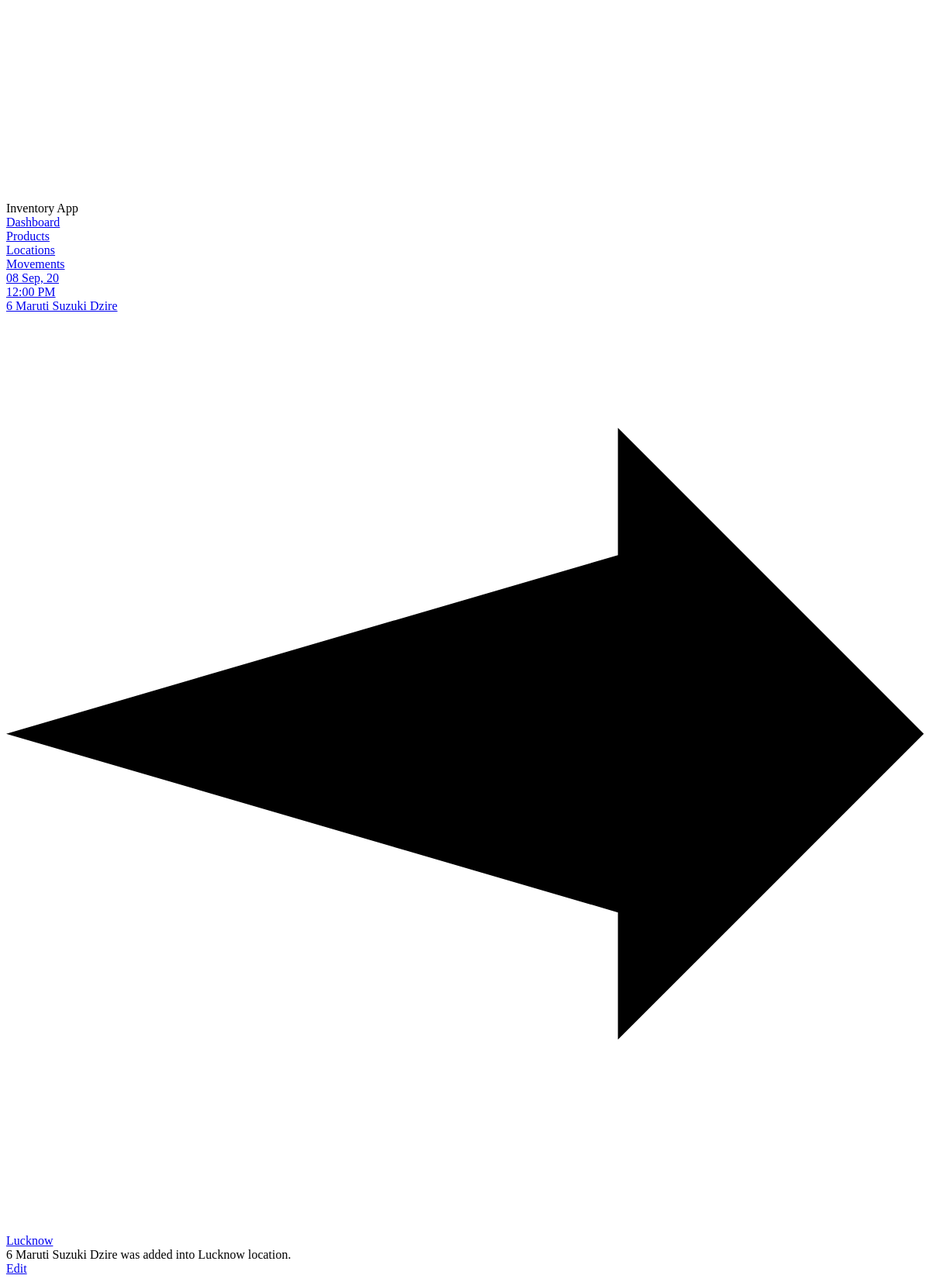
/movement/7/6 (lower part), run on an earlier commit of the app's database.
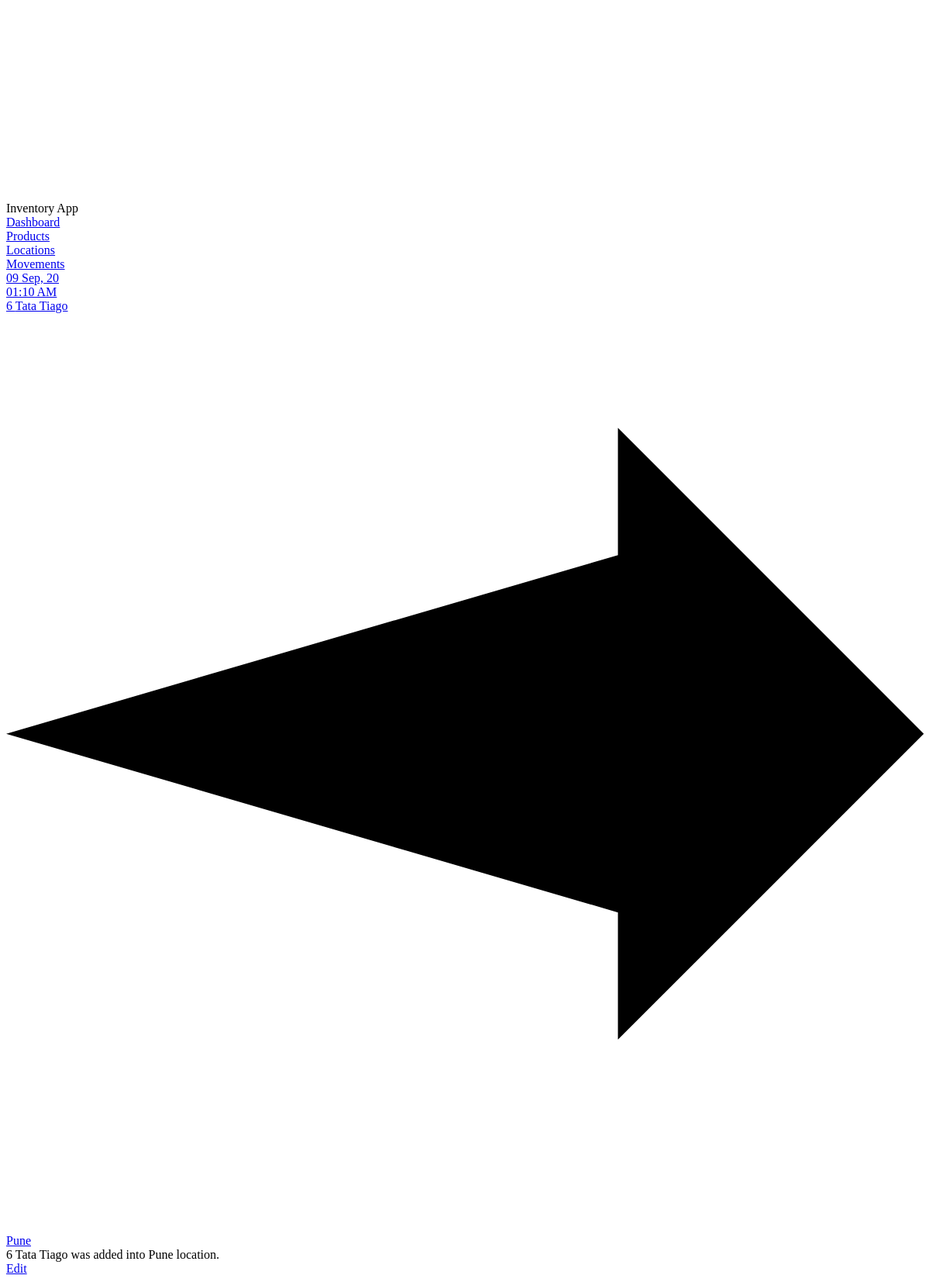
And on a later commit of the database.
### inventory/models.py (models this page shows, shortened)
class StaticMovement(db.Model):
    movement_id = db.Column(db.Integer, primary_key=True)
    timestamp = db.Column(db.DateTime, nullable=False, default=datetime.now)
    from_location = db.Column(db.String(20), db.ForeignKey('location.location_id'))
    to_location = db.Column(db.String(20), db.ForeignKey('location.location_id'))
    product_id = db.Column(db.Integer, db.ForeignKey('product.product_id'), nullable=False)
    qty = db.Column(db.Integer, nullable=False)

class Product(db.Model):
    product_id = db.Column(db.Integer, primary_key=True)
    product_name = db.Column(db.String(20), unique=True, nullable=False)
    product_description = db.Column(db.String(200), nullable=False, default='This is a default description for product, please update the product with a brief description')
    product_image_file = db.Column(db.String(20), nullable=False, default='default-cars.jpeg')

### inventory/movements/routes.py (the view)
@movements_bp.route("/movement/<int:movement_id>")
@movements_bp.route("/movement/<int:movement_id>/<int:qty>")
def movement(movement_id, qty=None):
    movement = StaticMovement.query.get_or_404(movement_id)
    products = Product.query
    return render_template('movement.html', title='Update Moved Product', movement=movement, products=products, qty=qty)

### inventory/templates/movement.html (shortened to what this page needs)
{% extends "layout.html" %}
{% block content %}
<section class="text-gray-700 body-font">
    <div class="container mx-auto px-12 py-24 md:flex-row flex-col items-center">
        <a class="flex w-full bg-white mx-3 mb-1 rounded" href="{{ url_for('movements_bp.movement', movement_id=movement.movement_id) }}">
            <div class="self-center p-4 px-8 flex-row border-r-2 border-indigo-200">
                <div class="mb-1 font-semibold">{{ movement.timestamp.strftime('%d %b, %y') }}</div>
                <div class="text-gray-500 font-bold text-xs">{{ movement.timestamp.strftime('%H:%M %p') }}</div>
            </div>
            <div class="flex-1 py-4 px-6">
                <div class= "text-gray-600 py-2 sm:flex">
                    <div class="p-3 border-b-2 border-indigo-200 sm:border-b-0">
                        <span class="rounded text-white bg-indigo-400 py-1 px-2 text-sm font-bold mr-2">{% if qty == None %}{{ movement.qty }}{% else %}{{ qty }}{% endif %}</span>
                        <span class="font-semibold text-lg">{{ products.get(movement.product_id).product_name }}</span>
                    </div>
                    <div class="flex p-3 {% if not movement.to_location %} flex-row-reverse float-left {% endif %}">
                        <span class="inline-block {% if not movement.to_location %} mr-4 {% endif %}">
                            <svg class="fill-current text-indigo-400 h-8 w-8" {% if not movement.to_location %} transform="rotate(180)" {% endif %}  viewBox="0 1 24 24">
                                <path d="M16 7.328V4l8 8-8 8v-3.328L0 12z"/>
                            </svg>
                        </span>
                        <span class="font-semibold text-lg mx-2 md:ml-6 {% if not movement.to_location %} hidden {% endif %}">{{ movement.to_location }}</span>
                    </div>
                </div>
            </div>
        </a>
        <div class="flex justify-between ml-3 -mr-3 mt-2">
            <div class="p-2 text-gray-600">
                {{ qty }} {{ products.get(movement.product_id).product_name }} was
                {% if movement.from_location and movement.to_location %}
                    moved from {{ movement.from_location }} location to {{ movement.to_location }} location.
                {% elif not movement.from_location %}
                    added into {{ movement.to_location }} location.
                {% elif not movement.to_location %}
                    removed from {{ movement.from_location }} location.
                {% endif %}
            </div>
            <div class="flex content-end">
                <a href="{{ url_for('movements_bp.update_movement', movement_id=movement.movement_id) }}" class="inline-flex self-center text-white bg-indigo-500 border-0 py-2 px-6 focus:outline-none hover:bg-indigo-600 rounded text-lg cursor-pointer">Edit</a>
            </div>
        </div>
    </div>
</section>
{% endblock content %}

What changed in the data, as far as the page shows it:
no longer on this page (row edited): Product: get "Maruti Suzuki Dzire"
changed StaticMovement: timestamp "08 Sep, 20" → "09 Sep, 20"; timestamp "12:00 PM" → "01:10 AM"; to_location "Lucknow" → "Pune"
added Product: get "Tata Tiago"
